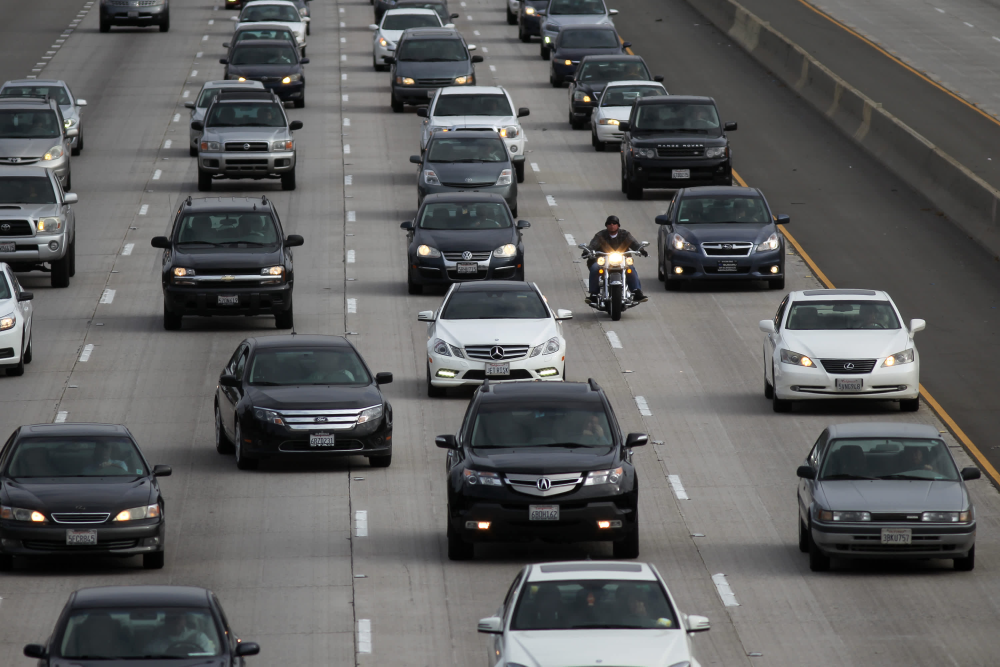
#> input picture sample_data/car3.jpg, 3000 x 2000 px, found by its file name (shown at 1/3 size)
$ jupyter execute vehicle_detect_count.ipynb
#> lines starting #> are read from the running program, lines starting #| are printed output that depends on the picture
# Vehicle Detection and Counting

In this project, we will be working on detecting and counting vehicles in a given image or a video. We will be using OpenCV for image processing and Haar cascade which is used for object detection.

Importing required libraries.

[cell 1]
# Import libraries
from PIL import Image
import cv2
import numpy as np
import requests

[cell 2]
# Reading image form url
image = Image.open(requests.get('https://raw.githubusercontent.com/sanikamal/vehicle-detection-counting/main/sample_data/car3.jpg', stream=True).raw)
#> image is the input picture: PIL image 3000x2000 RGB; mean R, G, B 94, 94.5, 94.6
image = image.resize((450,250))
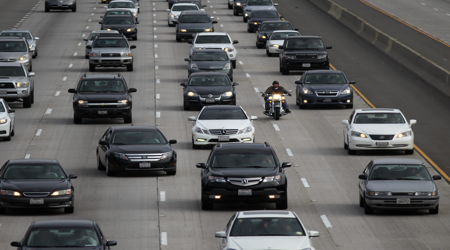
#> image: PIL image 450x250 RGB; mean R, G, B 94, 94.5, 94.6
image_arr = np.array(image)
image

Next we will fetch the image from the internet that we will be working on. We will then resize the image and convert it into a numpy array.

[cell 3]
grey = cv2.cvtColor(image_arr,cv2.COLOR_BGR2GRAY)
Image.fromarray(grey)

[cell 4]
blur = cv2.GaussianBlur(grey,(5,5),0)
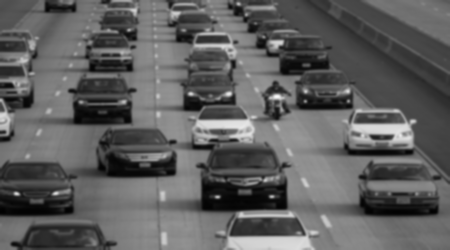
#> blur: shape (250, 450); min 1, max 248, mean 94.5
Image.fromarray(blur)

We apply GaussianBlur to remove the noise from the image. Instead of a box filter consisting of equal filter coefficients, a Gaussian kernel is used. It is done with the function, cv2.GaussianBlur(). We should specify the width and height of the kernel which should be positive and odd.

[cell 5]
dilated = cv2.dilate(blur,np.ones((3,3)))
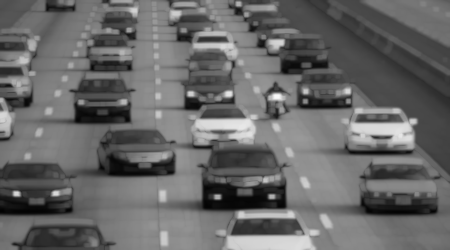
#> dilated: shape (250, 450); min 2, max 248, mean 103.4
Image.fromarray(dilated)

Here we will dilate image. It is just opposite of erosion. Here, a pixel element is '1' if atleast one pixel under the kernel is '1'. So it increases the white region in the image or size of foreground object increases.

[cell 6]
kernel = cv2.getStructuringElement(cv2.MORPH_ELLIPSE, (2, 2))
closing = cv2.morphologyEx(dilated, cv2.MORPH_CLOSE, kernel)
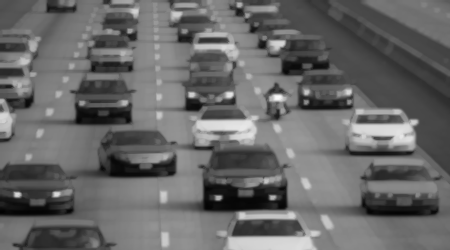
#> closing: shape (250, 450); min 2, max 248, mean 103.5
Image.fromarray(closing)
